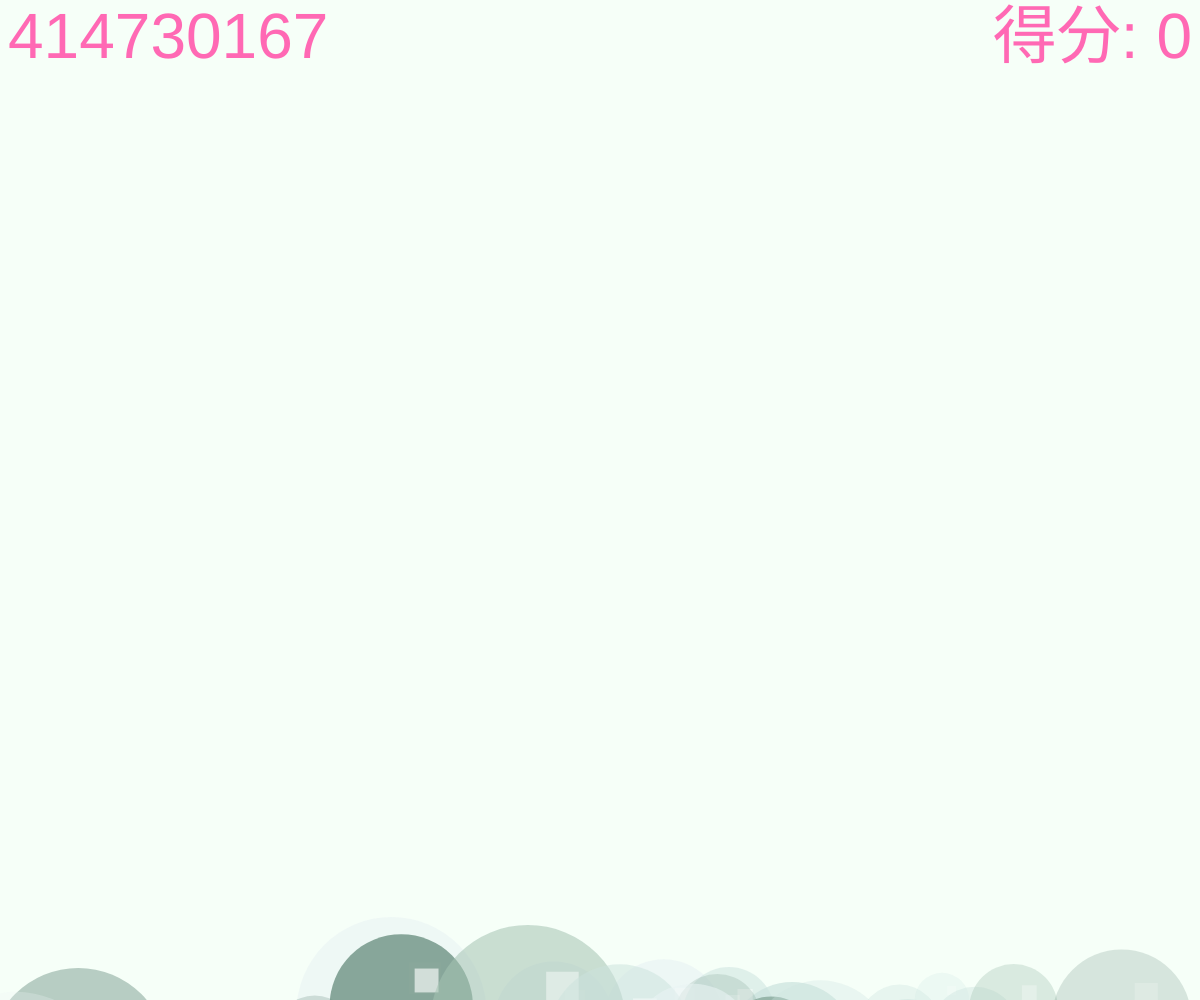
Frame 1 (no input)
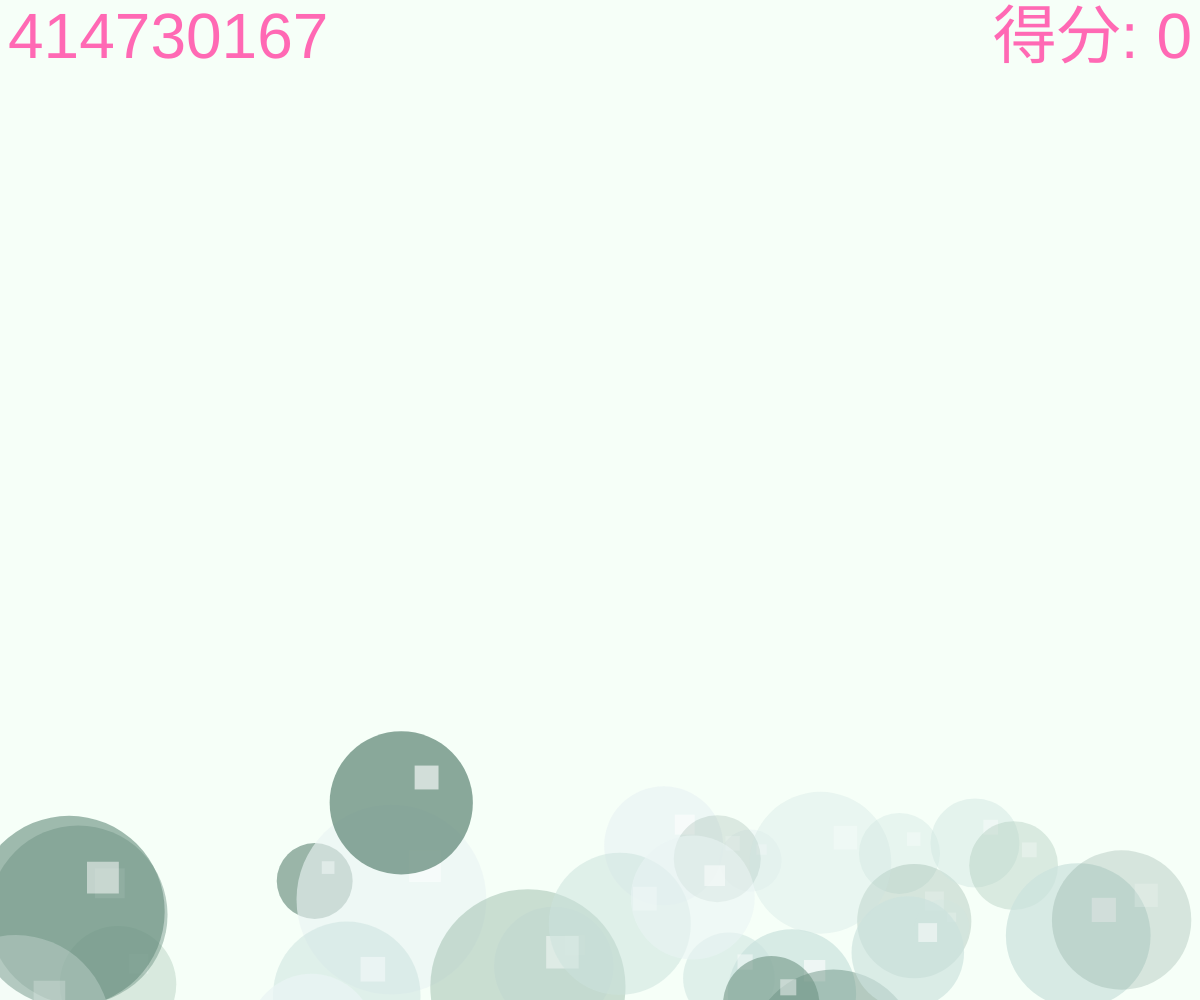
Frame 60 (no input)
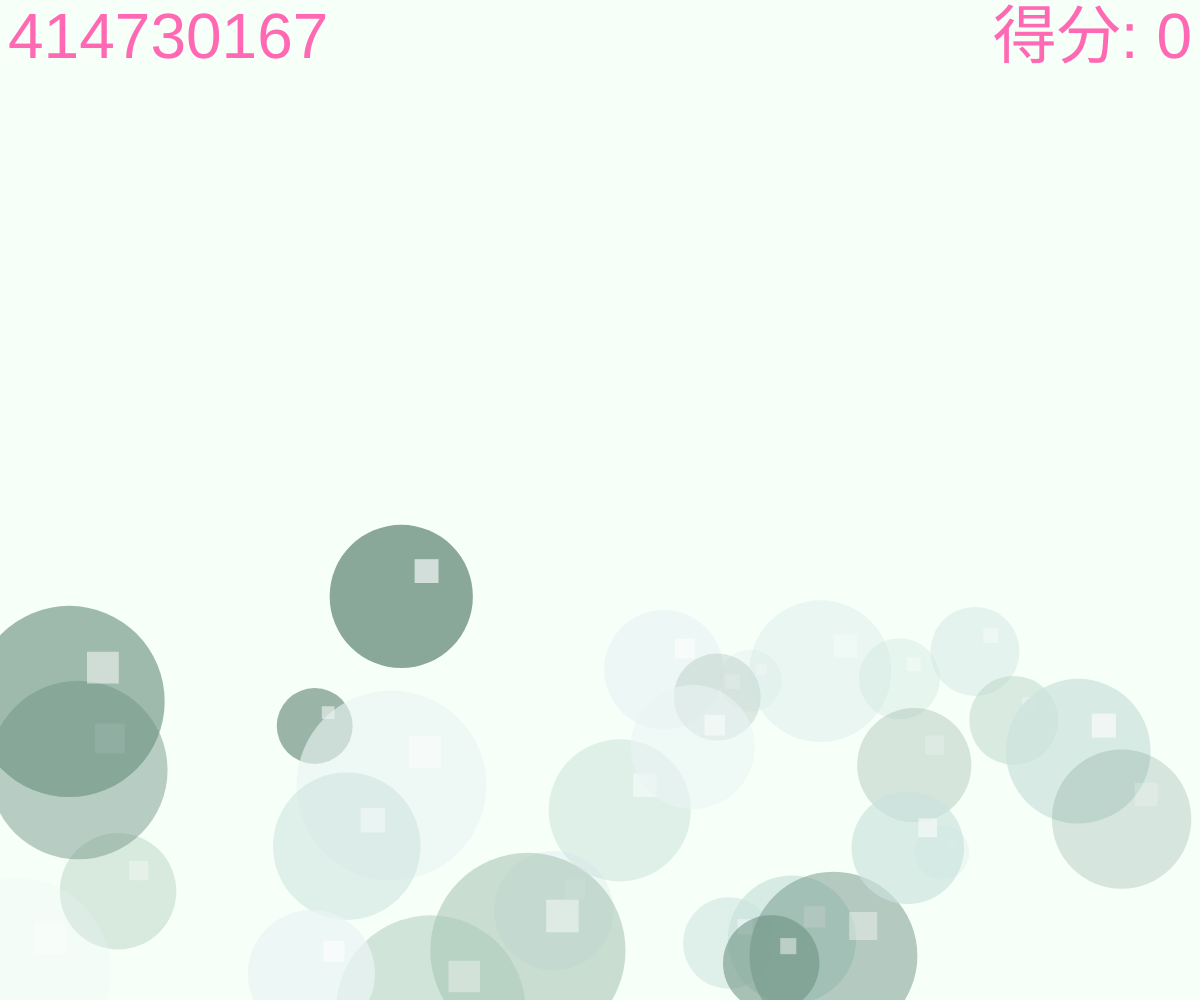
Frame 120 (the mouse pressed at the canvas centre since frame 60)

The p5.js sketch that drew these frames (run headless with seeded random() and noise() and a simulated clock; from frame 60 on, the mouse is pressed at the canvas centre):

// p5.js sketch
// ── sketch.js
//學習8程式碼所在
// Bubble.js
// sketch.js

// 單一檔案版：點擊氣球會爆破並得分
// 規則：點擊顏色為 #6b9080 的泡泡 +2 分；點擊其他顏色 +1 分

let bubbles = [];
const bubbleCount = 30;
let score = 0;
let explosions = [];

const COLORS = ['#6b9080', '#a4c3b2', '#cce3de', '#eaf4f4'];

// audio removed: no preload or sound loading

function setup() {
  createCanvas(windowWidth, windowHeight);
  for (let i = 0; i < bubbleCount; i++) bubbles.push(new Bubble());
  frameRate(60);
  textFont('sans-serif');
}

function draw() {
  background('#f6fff8');

  // 左上角 ID（粉紅色）與 右上角顯示得分
  push();
  textSize(64);
  fill('#ff69b4'); // 粉紅色
  noStroke();
  textAlign(LEFT, TOP);
  text('414730167', 8, 8);
  textAlign(RIGHT, TOP);
  text('得分: ' + score, width - 8, 8);
  pop();

  // 更新並繪製氣球
  for (let b of bubbles) {
    b.move();
    b.display();
  }

  // 更新並繪製爆破粒子
  for (let i = explosions.length - 1; i >= 0; i--) {
    const ex = explosions[i];
    let alive = false;
    for (let p of ex.particles) {
      p.vy += ex.gravity;
      p.x += p.vx;
      p.y += p.vy;
      p.life--;
      p.size *= 0.98;
      if (p.life > 0) {
        alive = true;
        fill(red(p.col), green(p.col), blue(p.col), map(p.life, 0, ex.maxLife, 0, 255));
        noStroke();
        circle(p.x, p.y, p.size);
      }
    }
    if (!alive) explosions.splice(i, 1);
  }
}

class Bubble {
  constructor() {
    this.colors = COLORS;
    this.hex = random(this.colors);
    this.r = unhex(this.hex.substring(1, 3));
    this.g = unhex(this.hex.substring(3, 5));
    this.b = unhex(this.hex.substring(5, 7));
    this.diameter = random(50, 200);
    this.x = random(width);
    this.y = random(height, height + this.diameter);
    this.speed = random(0.5, 3.5);
    this.alpha = random(50, 200);
  }

  move() {
    this.y -= this.speed;
    if (this.y < -this.diameter / 2) {
      this.respawn();
    }
  }

  display() {
    noStroke();
    fill(this.r, this.g, this.b, this.alpha);
    circle(this.x, this.y, this.diameter);

    // 右上小白方塊
    let squareSize = this.diameter / 6;
    let offset = (this.diameter / 2) * 0.5;
    let squareCenterX = this.x + offset * cos(PI / 4);
    let squareCenterY = this.y - offset * sin(PI / 4);
    fill(255, 255, 255, this.alpha * 0.8);
    rectMode(CENTER);
    rect(squareCenterX, squareCenterY, squareSize, squareSize);
    rectMode(CORNER);
  }

  respawn() {
    this.x = random(width);
    this.y = height + this.diameter / 2;
    this.diameter = random(50, 200);
    this.hex = random(this.colors);
    this.r = unhex(this.hex.substring(1, 3));
    this.g = unhex(this.hex.substring(3, 5));
    this.b = unhex(this.hex.substring(5, 7));
    this.speed = random(0.5, 3.5);
    this.alpha = random(50, 200);
  }
}

function unhex(str) {
  return parseInt(str, 16);
}

// 產生爆破粒子（以指定位置與顏色）
function triggerExplosionAt(x, y, radius, colHex) {
  // audio removed: no sound will be played

  const count = floor(map(radius, 50, 200, 12, 36));
  const ex = { particles: [], gravity: 0.12, maxLife: 60 };

  const col = color(
    unhex(colHex.substring(1, 3)),
    unhex(colHex.substring(3, 5)),
    unhex(colHex.substring(5, 7)),
    255
  );

  for (let i = 0; i < count; i++) {
    const angle = random(TWO_PI);
    const speed = random(2, map(radius, 50, 200, 4, 10));
    ex.particles.push({
      x: x,
      y: y,
      vx: cos(angle) * speed + random(-0.5, 0.5),
      vy: sin(angle) * speed * 0.9 + random(-0.5, 0.5),
      life: floor(random(ex.maxLife * 0.6, ex.maxLife)),
      size: random(radius / 12, radius / 6),
      col: col
    });
  }

  // 白色亮點
  for (let i = 0; i < floor(count * 0.2); i++) {
    const angle = random(TWO_PI);
    const speed = random(1, 6);
    ex.particles.push({
      x,
      y,
      vx: cos(angle) * speed,
      vy: sin(angle) * speed,
      life: floor(random(ex.maxLife * 0.4, ex.maxLife * 0.7)),
      size: random(2, 6),
      col: color(255, 255, 255, 255)
    });
  }

  explosions.push(ex);
}

// audio handling removed

function mousePressed() {
  // 檢查是否點到任一 bubble（由上層到下層）
  for (let i = bubbles.length - 1; i >= 0; i--) {
    const b = bubbles[i];
    const d = dist(mouseX, mouseY, b.x, b.y);
    if (d <= b.diameter / 2) {
      // 計分規則：#6b9080 -> +2 分；其他顏色 -> +1 分
      if (b.hex && b.hex.toLowerCase() === '#6b9080') score += 2;
      else score += 1;

      // 觸發爆破（使用被點擊位置與顏色）
      triggerExplosionAt(b.x, b.y, b.diameter, b.hex);

      // 立即重生該氣球（不保留原位置）
      b.respawn();

      return; // 只處理第一個被點到的氣球
    }
  }
}

function touchStarted() {
  mousePressed();
  return false;
}

function windowResized() {
  resizeCanvas(windowWidth, windowHeight);
}




// ── style.css
html, body {
  margin: 0;
  padding: 0;
}

canvas {
  display: block;
}

/* 讓畫面全螢幕且不產生滾動條 */
html, body, #sketch-holder {
  width: 100%;
  height: 100%;
  overflow: hidden;
}
